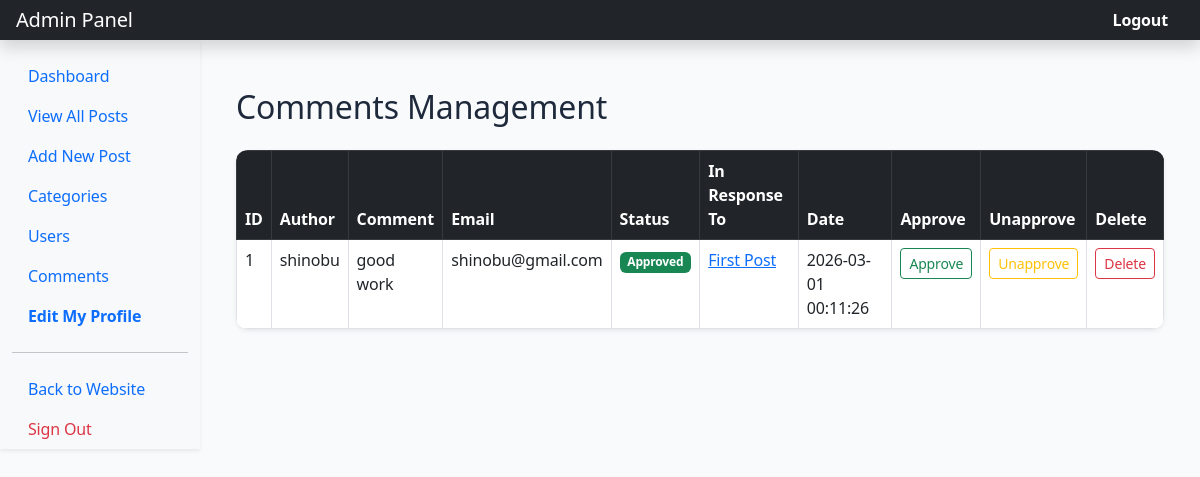
The app's page /admin/comments.php (signed in) with its own data.
### tables this page shows
CREATE TABLE `comments` (
  `comment_id` int(10) UNSIGNED NOT NULL,
  `comment_post_id` int(10) UNSIGNED NOT NULL,
  `comment_author` varchar(150) NOT NULL,
  `comment_email` varchar(150) NOT NULL,
  `comment_content` text NOT NULL,
  `comment_status` enum('approved','unapproved') DEFAULT 'unapproved',
  `comment_date` datetime DEFAULT current_timestamp()
);

CREATE TABLE `posts` (
  `post_id` int(10) UNSIGNED NOT NULL,
  `post_category_id` int(10) UNSIGNED NOT NULL,
  `post_title` varchar(255) NOT NULL,
  `post_author` varchar(100) NOT NULL,
  `post_date` datetime DEFAULT current_timestamp(),
  `post_image` varchar(255) DEFAULT NULL,
  `post_content` text NOT NULL,
  `post_tags` varchar(255) DEFAULT NULL,
  `post_comment_count` int(10) UNSIGNED DEFAULT 0,
  `post_status` enum('published','draft') NOT NULL DEFAULT 'draft',
  `post_views_count` int(10) UNSIGNED DEFAULT 0
);

### admin/comments.php (the view, shortened to what this page needs)
<?php
include "includes/admin_header.php";
include "includes/admin_navigation.php";
?>
<div class="container-fluid mt-4">
    <h2 class="mb-4">Comments Management</h2>
    <table class="table table-bordered table-hover shadow-sm bg-white">
        <thead class="table-dark">
            <tr>
                <th>ID</th>
                <th>Author</th>
                <th>Comment</th>
                <th>Email</th>
                <th>Status</th>
                <th>In Response To</th>
                <th>Date</th>
                <th>Approve</th>
                <th>Unapprove</th>
                <th>Delete</th>
            </tr>
        </thead>
        <tbody>
            <?php
            $query = "SELECT comments.*, posts.post_title, posts.post_id
                      FROM comments
                      LEFT JOIN posts ON comments.comment_post_id = posts.post_id
                      ORDER BY comments.comment_id DESC";
            $result = mysqli_query($connection, $query);
            while ($row = mysqli_fetch_assoc($result)) {
                $comment_id = (int)$row['comment_id'];
                $comment_author = htmlspecialchars($row['comment_author']);
                $comment_content = htmlspecialchars($row['comment_content']);
                $comment_email = htmlspecialchars($row['comment_email']);
                $comment_status = htmlspecialchars($row['comment_status']);
                $comment_date = htmlspecialchars($row['comment_date']);
                $post_title = htmlspecialchars($row['post_title']);
                $post_id = (int)$row['post_id'];
            ?>
                <tr>
                    <td><?php echo $comment_id; ?></td>
                    <td><?php echo $comment_author; ?></td>
                    <td><?php echo $comment_content; ?></td>
                    <td><?php echo $comment_email; ?></td>
                    <td>
                        <span class="badge <?php echo $comment_status === 'approved' ? 'bg-success' : 'bg-warning text-dark'; ?>">
                            <?php echo ucfirst($comment_status); ?>
                        </span>
                    </td>
                    <td><a href="../post.php?p_id=<?php echo $post_id; ?>"><?php echo $post_title; ?></a></td>
                    <td><?php echo $comment_date; ?></td>
                    <td>
                        <a class="btn btn-sm btn-outline-success" href="comments.php?approve=<?php echo $comment_id; ?>">Approve</a>
                    </td>
                    <td>
                        <a class="btn btn-sm btn-outline-warning" href="comments.php?unapprove=<?php echo $comment_id; ?>">Unapprove</a>
                    </td>
                    <td>
                        <a class="btn btn-sm btn-outline-danger" onclick="return confirm('Delete this comment?');" href="comments.php?delete=<?php echo $comment_id; ?>">Delete</a>
                    </td>
                </tr>
            <?php } ?>
        </tbody>
    </table>
</div>
<?php include "includes/admin_footer.php"; ?>

### assets/css/style.css (style rules this page uses)
:root { --primary-blue: #0061ff; --accent-cyan: #60efff; --text-dark: #1e293b; --text-light: #64748b; --body-bg: #f8fafc; --card-shadow: 0 10px 30px rgba(0, 0, 0, 0.05); }
body { background-color: var(--body-bg); color: var(--text-dark); font-family: 'Segoe UI', Roboto, Helvetica, Arial, sans-serif; padding-top: 0; letter-spacing: -0.01em; }
.table { border-radius: 12px; overflow: hidden; }
.table thead { background-color: #212529; color: #ffffff; }

### records on screen
comments: comment_id "1", comment_author "shinobu", comment_content "good work", comment_email "shinobu@gmail.com", comment_status "Approved", comment_post.post_title "First Post", comment_date "2026-03-01 00:11:26"
